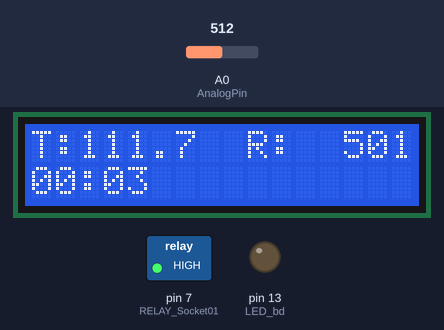
The sketch below on a simulated Arduino Uno, built with avr-gcc and run on an emulated ATmega328P. Parts: 16×2 character LCD, switched loads named in the sketch (green lamp = pin HIGH), output pins drawn as LEDs (lit = HIGH). The inputs (shaded band) are chosen by the test bench; at power-on: A0 (AnalogPin) = 512.

Above: at 3.7 s.
3.8 s: A0 (AnalogPin) set to 1023
At 4.7 s:
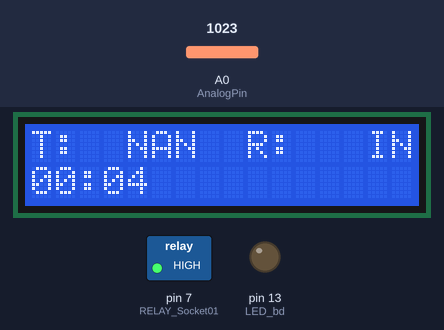
6.8 s: A0 (AnalogPin) set to 900
At 7.8 s:
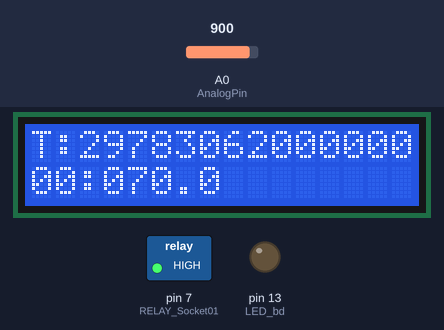
9.8 s: A0 (AnalogPin) set to 716
At 10.4 s:
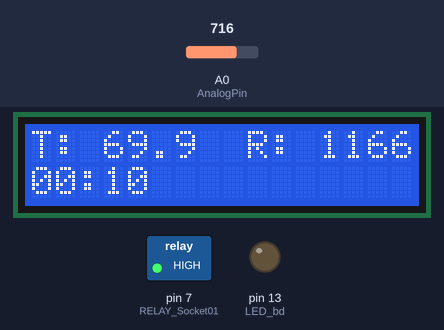
Timing chart, 0 to 12.8 s (numbered marks = the images above; inputs shaded):
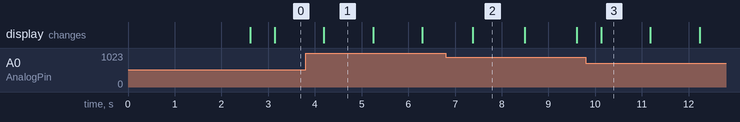

Measured:
- after the input at 3.8 s, the display: changes after 0.39 s (image 1)
- after the input at 6.8 s, the display: changes after 0.58 s (image 2)
- what the display in image 1 shows lasts 1.0 s, from 4.2 s to 5.2 s

The sketch:

calTemp.ino
```cpp
/*
 *  Thermister Calibration test code   May '23
 *
 *   Goal: identify corrections to the interpolation-based resistance to temp
 *      for the white sensor
 *
    Yogurt fermentation controller
    (C) Blake Hannaford 2021
    Revised: use eeprom to store state for power loss / blackout recovery (4/23)

 */


//#include <SoftwareSerial.h>
#include <EEPROM.h>
#include <LiquidCrystal_I2C.h>
#include <Wire.h>

//    CONTROLLER MODES
#define COOKMODE  0
#define COOLDOWN  1
#define FERMENT   2

// State storage
#define STATE_ADDR 1  // address in EEPROM where state is stored (as 1 byte)
// Estimate temp when needed for state change
#define STATE_TEMP_TIME  1.0        // minutes of averaging (there's a thermal transient
                                 // when cold milk poured into cooker
#define STATE_TEMP_SAMP_MIN  3  // temp samples per minute

//   PID COMMANDS
#define  UPDATE   0
#define  OUTPUT   1
#define  INIT     2

//    CONTROLLER PARAMETERS
#define ANTIWINDUP  1    // https://en.wikipedia.org/wiki/Integral_windup
#define Emax       1.5   // max error integral value (deg F) (only integrate SMALL errors)
#define Pmax     300.0   // power of the heating element
#define Tamb      68.0   // ambient temp (deg F)
#define DT         0.5   // minutes (for ctl and estimator updates)
#define Ctldt      1.0   // ctl OUTPUT period, minutes
#define PWMtime    2.0   // pwm period, minutes: 6 sec for testing 2min quieter
#define EdotN      10      // number of avg pts for edot estimate
#define DISP_periodsec  5  // update disp every 5 sec.

// only for plant simulation
#define PLANT_Ca        -0.00410825
#define PLANT_Cb         0.0035710

/* orig 2020
#define Kp        250
#define Ki        1.5
#define Kd        600.
*/

// with new periods April 2023:

#define Kp       30.00  // based on full power if e > 10
#define Ki         .6
#define Kd        20.0

// simple time conversions
static long sec2ms=1000, min2sec=60;
static long min2ms = 60*1000;

//     YOGURT MAKING PARAMETERS

#define Tdenature 195.0
#define Tferment  110.0  // new preferred temp?

//      HARDWARE PARAMETERS

#define LED_bd     LED_BUILTIN // Arduino pro mini
#define LCDi2c      0x27
#define LCDROWS        2
#define LCDCOLS       16

#define WHITESENSOR 0  // two different thermistors
#define BLACKSENSOR 1

/*
 *    Set these to zero so we can measure needed corrections
 */
#define SENSOR_OFFSET_WHITE   0.0  //  Empirical: add this to computed temp (minimize error at Tferment)
#define SENSOR_CORRECTION_DENATURE_WHITE  0.0  //calib adjust for high temps


#define RELAY_Socket01 7
#define RELAY_Socket02 8
#define HEAT_ON        0
#define HEAT_OFF       1

// we use char arrays for text. not Strings()
static char str[LCDCOLS];    // a buffer for sprintf(str,xxxxx)
static char ch_arr_01[LCDCOLS];
static char ch_arr_02[LCDCOLS];
static char  *modename;      // four char name for displaying current state (frmrly mode)


// set up the LCD driver for display
LiquidCrystal_I2C lcd(LCDi2c, LCDCOLS, LCDROWS);

/*
 * Display on top line (16 chars max)
 * */
int disp(char *str){
        lcd.clear();
        lcd.setCursor(0,0);
        lcd.print(str);
    return(0);
    }

int line2(char *str){
    lcd.setCursor(0,1);
    lcd.print(str);
    return(0);
}


// the setup routine runs once when you press reset:
void setup() {
  //Serial.begin(9600);

  /* initialize the display to blank with the backlight on
  */
  lcd.init();
  lcd.backlight();
  lcd.setCursor(0,0);
  lcd.print("Hello Yogurt");
  lcd.setCursor(0,1);
  lcd.print("      Fans!");
  delay(2500);

  // initialize the digital pin as an output.
  pinMode(LED_bd, OUTPUT);
  pinMode(RELAY_Socket01, OUTPUT);
  digitalWrite(RELAY_Socket01, HIGH); // OFF: relays are active-LOW

}

int ain() {
    int AnalogPin = A0;
    int data = analogRead(AnalogPin);
    return data;
//    return 583 ;  // stub this for ADC(T=95F)
}

float readResistance(){
    float Vcc = 5.0;
    float R1 = 5000.0;
    float Vin = (5.0/1023.0) * float(ain());
    float Rth = R1 / ((Vcc/Vin)-1.0);
    return Rth  ;
}

float  R2T(float r, int sensor) {//interpolation fit of temperature vs. R
    //int nintpts =  19 ;
    //float  tarray[] = { 44.0, 53.0, 62.0, 71.1, 81.1, 92.0, 102.7, 121.1, 138.0, 140.0, 145.8, 152.0, 153.0, 165.0, 166.0, 178.0, 178.0, 184.8, 185.0 };
    //float  rarray[] = {
    // 21100.0, 17400.0, 14100.0, 11200.0, 8700.0, 7000.0, 5500.0, 3740.0, 2500.0, 2430.0, 2170.0, 1890.0, 1850.0, 1460.0, 1450.0, 1160.0, 1140.0, 1000.0, 985.0 };
    float  rth_white[] = {25000.0000, 19460.0000, 14450.0000, 11470.0000, 10480.0000,
7780.0000, 5340.0000, 3840.0000, 2290.0000, 1410.0000,
 115.0000};

    float rth_black[] = {30000.0000, 21370.0000, 15250.0000, 11700.0000, 10440.0000,
7420.0000, 4760.0000, 3240.0000, 1740.0000,  953.0000,
 115.0000};

    float tarray[] = {  33.1000,   45.8000,   59.2000,   70.6000,   73.7000,
  88.4000,  107.7000,  125.8000,  156.8000,  194.6000,
 225.0000};

    //float  rarray[11]; // allocate mem
    float *p;  // pointer to correct resistance vals.
    int nintpts = 11;
    if (sensor == WHITESENSOR)
        //memcpy(rth_white,rarray,sizeof rarray);
        p = rth_white;
    if (sensor == BLACKSENSOR)
        //memcpy(rth_black,rarray,sizeof rarray);
        p = rth_black;
    float tval = -1.0;   // flag for bad lookup
    for (int i=0; i< nintpts; i++){
        if (r > *(p+i)) {
           // float  dTdR = (tarray[i]-tarray[i-1])/(rarray[i]-rarray[i-1]);
           // tval = tarray[i] + ((r-rarray[i])) * dTdR;
            float dTdR = (tarray[i]-tarray[i-1])/( *(p+i)- *(p+i-1) );
            tval = tarray[i] + ((r-*(p+i))) * dTdR;
            break;
            }
    }
    // SENSOR_OFFSET_WHITE is an empirical factor to zero error at Tferment with "white" thermistor
    if (sensor == WHITESENSOR) {
        /*
         *  Empirical thermistor corrections
         *   1) SENSOR_OFFSET_WHITE    a constant offset to correct temp at t=Tferment (where PID operates)
         *   2) hack_highT             gradually increasing correction for higher temps > Tferment (for accurate COOK)
         */
        float retval = 0.0;
        retval = tval + SENSOR_OFFSET_WHITE;  // correction 1)
        float hack_highT = 0.0;
        if (retval > Tferment)  // only gradually correct, above Tferment
            hack_highT = (tval-Tferment)*(SENSOR_CORRECTION_DENATURE_WHITE/(Tdenature-Tferment));  // correct +8degF too high reading at Tdenature
        retval += hack_highT;   // correction 2)
        return(retval);
        }
    else return(float(tval)); // no corrections yet for black sensor
    }

    /*
     *
     *      loop()
     *
     */
void loop() {
    long int tsec = 0;  // elapsed time
    long int tmin = 0;
    long int tms = 0;
    float r1, temperature;
    float sum;

    //   what time is it? (time since start in absolute units)
    tms     = (long int) millis();
    tsec    = (long int)(float(tms)/1000.0);
    tmin    = (long int)(tsec/60);

    sum = 0.0;
    for (int i=0;i<5;i++){   // acquire and avg R value of thermistor
        r1 = readResistance();
        sum += r1; }
    r1 = sum/5.0;
    temperature = R2T(r1 , WHITESENSOR);

    /*
     * Display
     */

    sprintf(str,"T:%s  R:%s",  dtostrf(temperature,5,1,ch_arr_02), dtostrf(r1,6,0,ch_arr_01));
    disp(str);
    int sec = (int)(tsec - (long int)(60*tmin));
//       modename.toCharArray(ch_arr_01,sizeof(ch_arr_01));
    // add current PWM ratio to display
    sprintf(str,"%02d:%02d", (int)tmin, sec );
    line2(str);

    delay(500);
    }
```
